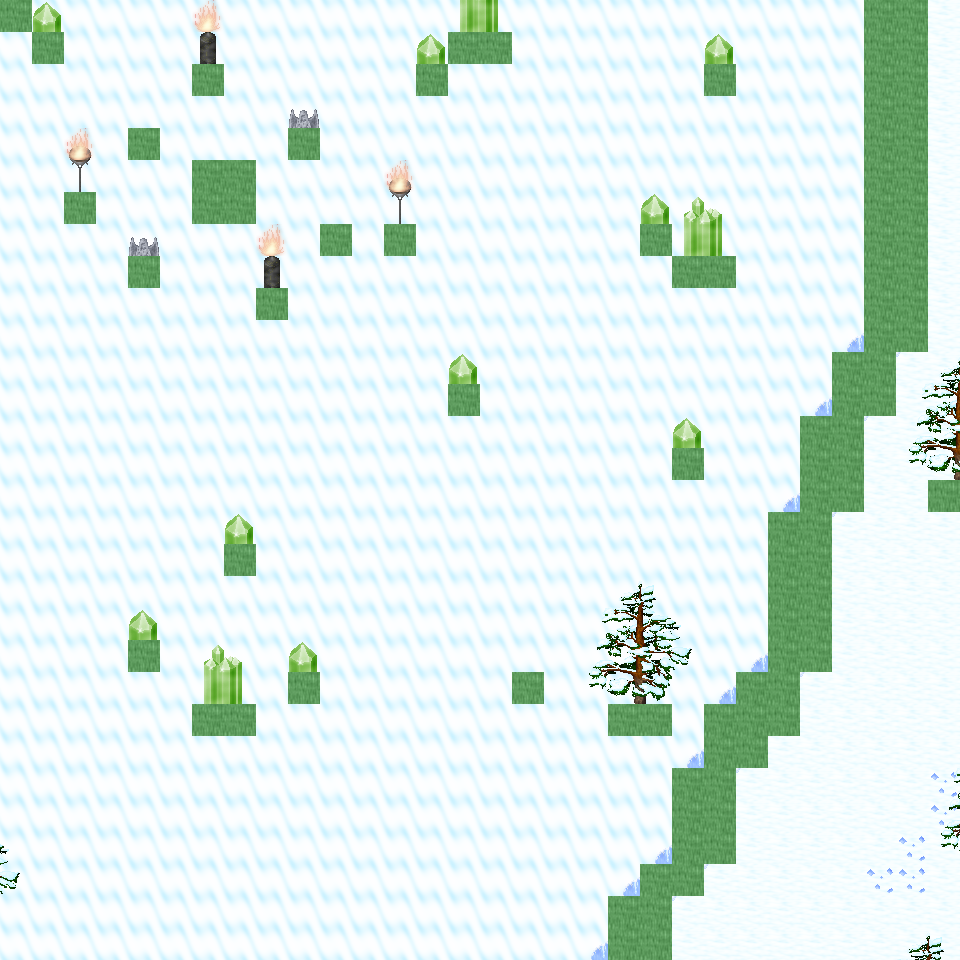

A 2D game scene composited from a Tiled map and its tileset images. What follows is a short description and the map's XML, with each tile layer's data collapsed to a summary:
An orthogonal 30x30 tile map with 32x32 px tiles, 6 tile layers (Ground, Object, Object2, Above, ...), 47 tilesets and 5 objects (5x mapExit).

<map version="1.0" orientation="orthogonal" renderorder="right-down" width="30" height="30" tilewidth="32" tileheight="32" nextobjectid="6">
  <tileset firstgid="1" name="tileset_ground_ground" tilewidth="32" tileheight="32" tilecount="33" columns="3">
    <image source="../drawable/tileset_ground_ground.png" width="96" height="352" />
  </tileset>
  <tileset firstgid="34" name="tileset_ground_ice_ice" tilewidth="32" tileheight="32" tilecount="3" columns="3">
    <image source="../drawable/tileset_ground_ice_ice.png" width="96" height="32" />
  </tileset>
  <tileset firstgid="37" name="tileset_ground_earth_edges" tilewidth="32" tileheight="32" tilecount="18" columns="6">
    <image source="../drawable/tileset_ground_earth_edges.png" width="192" height="96" />
  </tileset>
  <tileset firstgid="55" name="tileset_ground_rock_pebbles" tilewidth="32" tileheight="32" tilecount="3" columns="1">
    <image source="../drawable/tileset_ground_rock_pebbles.png" width="32" height="96" />
  </tileset>
  <tileset firstgid="58" name="tileset_item_corpse_huge_animal" tilewidth="32" tileheight="32" tilecount="16" columns="2">
    <image source="../drawable/tileset_item_corpse_huge_animal.png" width="64" height="256" />
  </tileset>
  <tileset firstgid="74" name="tileset_plant_flower_daisy_white" tilewidth="32" tileheight="32" tilecount="8" columns="2">
    <image source="../drawable/tileset_plant_flower_daisy_white.png" width="64" height="128" />
  </tileset>
  <tileset firstgid="82" name="tileset_ground_ridge_earth_dark" tilewidth="32" tileheight="32" tilecount="96" columns="12">
    <image source="../drawable/tileset_ground_ridge_earth_dark.png" width="384" height="256" />
  </tileset>
  <tileset firstgid="178" name="tileset_ground_grass_edges" tilewidth="32" tileheight="32" tilecount="36" columns="12">
    <image source="../drawable/tileset_ground_grass_edges.png" width="384" height="96" />
  </tileset>
  <tileset firstgid="214" name="tileset_ground_ridge_ice_2" tilewidth="32" tileheight="32" tilecount="42" columns="7">
    <image source="../drawable/tileset_ground_ridge_ice_2.png" width="224" height="192" />
  </tileset>
  <tileset firstgid="256" name="tileset_ground_ice_glacier" tilewidth="32" tileheight="32" tilecount="1" columns="1">
    <image source="../drawable/tileset_ground_ice_glacier.png" width="32" height="32" />
  </tileset>
  <tileset firstgid="257" name="tileset_ground_ice_edges" tilewidth="32" tileheight="32" tilecount="9" columns="3">
    <image source="../drawable/tileset_ground_ice_edges.png" width="96" height="96" />
  </tileset>
  <tileset firstgid="266" name="tileset_plant_bush_large_brown" tilewidth="32" tileheight="32" tilecount="9" columns="3">
    <image source="../drawable/tileset_plant_bush_large_brown.png" width="96" height="96" />
  </tileset>
  <tileset firstgid="275" name="tileset_ground_ridge_ice" tilewidth="32" tileheight="32" tilecount="42" columns="7">
    <image source="../drawable/tileset_ground_ridge_ice.png" width="224" height="192" />
  </tileset>
  <tileset firstgid="317" name="tileset_plant_bush_various_small" tilewidth="32" tileheight="32" tilecount="9" columns="3">
    <image source="../drawable/tileset_plant_bush_various_small.png" width="96" height="96" />
  </tileset>
  <tileset firstgid="326" name="tileset_ground_rock_rocks_2" tilewidth="32" tileheight="32" tilecount="4" columns="2">
    <image source="../drawable/tileset_ground_rock_rocks_2.png" width="64" height="64" />
  </tileset>
  <tileset firstgid="330" name="tileset_building_decoration_blue_circle" tilewidth="32" tileheight="32" tilecount="4" columns="2">
    <image source="../drawable/tileset_building_decoration_blue_circle.png" width="64" height="64" />
  </tileset>
  <tileset firstgid="334" name="tileset_item_statue_cross" tilewidth="32" tileheight="32" tilecount="1" columns="1">
    <image source="../drawable/tileset_item_statue_cross.png" width="32" height="32" />
  </tileset>
  <tileset firstgid="335" name="tileset_ground_rock_green_crystal" tilewidth="32" tileheight="32" tilecount="9" columns="3">
    <image source="../drawable/tileset_ground_rock_green_crystal.png" width="96" height="96" />
  </tileset>
  <tileset firstgid="344" name="tileset_furniture_light_iron_lamp" tilewidth="32" tileheight="32" tilecount="3" columns="1">
    <image source="../drawable/tileset_furniture_light_iron_lamp.png" width="32" height="96" />
  </tileset>
  <tileset firstgid="347" name="tileset_item_statue_metal_and_stone" tilewidth="32" tileheight="32" tilecount="6" columns="3">
    <image source="../drawable/tileset_item_statue_metal_and_stone.png" width="96" height="64" />
  </tileset>
  <tileset firstgid="353" name="tileset_ground_ladder_horizontal_pale" tilewidth="32" tileheight="32" tilecount="3" columns="1">
    <image source="../drawable/tileset_ground_ladder_horizontal_pale.png" width="32" height="96" />
  </tileset>
  <tileset firstgid="356" name="tileset_plant_bush_bushes" tilewidth="32" tileheight="32" tilecount="10" columns="5">
    <image source="../drawable/tileset_plant_bush_bushes.png" width="160" height="64" />
  </tileset>
  <tileset firstgid="366" name="tileset_item_blood_floor_stain" tilewidth="32" tileheight="32" tilecount="1" columns="1">
    <image source="../drawable/tileset_item_blood_floor_stain.png" width="32" height="32" />
  </tileset>
  <tileset firstgid="367" name="tileset_item_corpse_skull_dark" tilewidth="32" tileheight="32" tilecount="2" columns="2">
    <image source="../drawable/tileset_item_corpse_skull_dark.png" width="64" height="32" />
  </tileset>
  <tileset firstgid="369" name="tileset_furniture_light_flames" tilewidth="32" tileheight="32" tilecount="6" columns="6">
    <image source="../drawable/tileset_furniture_light_flames.png" width="192" height="32" />
  </tileset>
  <tileset firstgid="375" name="tileset_logic_creature_human" tilewidth="32" tileheight="32" tilecount="5" columns="5">
    <image source="../drawable/tileset_logic_creature_human.png" width="160" height="32" />
  </tileset>
  <tileset firstgid="380" name="tileset_logic_creature_elemental" tilewidth="32" tileheight="32" tilecount="16" columns="8">
    <image source="../drawable/tileset_logic_creature_elemental.png" width="256" height="64" />
  </tileset>
  <tileset firstgid="396" name="tileset_logic_collision" tilewidth="32" tileheight="32" tilecount="1" columns="1">
    <image source="../drawable/tileset_logic_collision.png" width="32" height="32" />
  </tileset>
  <tileset firstgid="397" name="tileset_logic_creature_giant_human" tilewidth="32" tileheight="32" tilecount="16" columns="8">
    <image source="../drawable/tileset_logic_creature_giant_human.png" width="256" height="64" />
  </tileset>
  <tileset firstgid="413" name="tileset_plant_tree_taller_trees" tilewidth="32" tileheight="32" tilecount="32" columns="8">
    <image source="../drawable/tileset_plant_tree_taller_trees.png" width="256" height="128" />
  </tileset>
  <tileset firstgid="445" name="tileset_plant_tree_spruce" tilewidth="32" tileheight="32" tilecount="6" columns="2">
    <image source="../drawable/tileset_plant_tree_spruce.png" width="64" height="96" />
  </tileset>
  <tileset firstgid="451" name="tileset_plant_bush_bush_mult_colored" tilewidth="32" tileheight="32" tilecount="6" columns="3">
    <image source="../drawable/tileset_plant_bush_bush_mult_colored.png" width="96" height="64" />
  </tileset>
  <tileset firstgid="457" name="tileset_ground_ice_icehole" tilewidth="32" tileheight="32" tilecount="1" columns="1">
    <image source="../drawable/tileset_ground_ice_icehole.png" width="32" height="32" />
  </tileset>
  <tileset firstgid="458" name="tileset_logic_portal" tilewidth="32" tileheight="32" tilecount="24" columns="8">
    <image source="../drawable/tileset_logic_portal.png" width="256" height="96" />
  </tileset>
  <tileset firstgid="482" name="tileset_building_wall_int_clay" tilewidth="32" tileheight="32" tilecount="100" columns="10">
    <image source="../drawable/tileset_building_wall_int_clay.png" width="320" height="320" />
  </tileset>
  <tileset firstgid="582" name="tileset_plant_tree_pine_tree" tilewidth="32" tileheight="32" tilecount="20" columns="4">
    <image source="../drawable/tileset_plant_tree_pine_tree.png" width="128" height="160" />
  </tileset>
  <tileset firstgid="602" name="tileset_plant_tree_pine_tree_1" tilewidth="32" tileheight="32" tilecount="20" columns="4">
    <image source="../drawable/tileset_plant_tree_pine_tree_1.png" width="128" height="160" />
  </tileset>
  <tileset firstgid="622" name="tileset_plant_stump_hollow_logs" tilewidth="32" tileheight="32" tilecount="6" columns="3">
    <image source="../drawable/tileset_plant_stump_hollow_logs.png" width="96" height="64" />
  </tileset>
  <tileset firstgid="628" name="tileset_plant_stump_small_stump" tilewidth="32" tileheight="32" tilecount="4" columns="2">
    <image source="../drawable/tileset_plant_stump_small_stump.png" width="64" height="64" />
  </tileset>
  <tileset firstgid="632" name="tileset_plant_stump_stump_snow1" tilewidth="32" tileheight="32" tilecount="2" columns="2">
    <image source="../drawable/tileset_plant_stump_stump_snow1.png" width="64" height="32" />
  </tileset>
  <tileset firstgid="634" name="tileset_plant_stump_stump_snow" tilewidth="32" tileheight="32" tilecount="2" columns="2">
    <image source="../drawable/tileset_plant_stump_stump_snow.png" width="64" height="32" />
  </tileset>
  <tileset firstgid="636" name="tileset_building_decoration_rocks" tilewidth="32" tileheight="32" tilecount="6" columns="3">
    <image source="../drawable/tileset_building_decoration_rocks.png" width="96" height="64" />
  </tileset>
  <tileset firstgid="642" name="tileset_ground_rock_rocks" tilewidth="32" tileheight="32" tilecount="4" columns="2">
    <image source="../drawable/tileset_ground_rock_rocks.png" width="64" height="64" />
  </tileset>
  <tileset firstgid="646" name="tileset_plant_tree_snow_on_pine" tilewidth="32" tileheight="32" tilecount="20" columns="4">
    <image source="../drawable/tileset_plant_tree_snow_on_pine.png" width="128" height="160" />
  </tileset>
  <tileset firstgid="666" name="tileset_light_dim_light_5x5" tilewidth="32" tileheight="32" tilecount="25" columns="5">
    <image source="../drawable/tileset_light_dim_light_5x5.png" width="160" height="160" />
  </tileset>
  <tileset firstgid="691" name="tileset_logic_creature_fowl" tilewidth="32" tileheight="32" tilecount="6" columns="6">
    <image source="../drawable/tileset_logic_creature_fowl.png" width="192" height="32" />
  </tileset>
  <tileset firstgid="697" name="tileset_logic_creature_animal" tilewidth="32" tileheight="32" tilecount="32" columns="8">
    <image source="../drawable/tileset_logic_creature_animal.png" width="256" height="128" />
  </tileset>
  <layer name="Ground" width="30" height="30">
    <data>[900 cells, 900 non-empty, 2 distinct tile ids]</data>
  </layer>
  <layer name="Object" width="30" height="30">
    <data>[900 cells, 90 non-empty, 14 distinct tile ids]</data>
  </layer>
  <layer name="Object2" width="30" height="30">
    <data>[900 cells, 24 non-empty, 7 distinct tile ids]</data>
  </layer>
  <layer name="Above" width="30" height="30">
    <data>[900 cells, 66 non-empty, 27 distinct tile ids]</data>
  </layer>
  <layer name="Above2" width="30" height="30">
    <data>[900 cells, 2 non-empty, 1 distinct tile ids]</data>
  </layer>
  <layer name="Walkable" width="30" height="30">
    <data>[900 cells, 93 non-empty, 1 distinct tile ids]</data>
  </layer>
  <objectgroup name="MapEvents">
    <object id="1" name="south" type="mapExit" x="0" y="928" width="608" height="32">
      <properties>
        <property name="map" value="level_0_x70_y26" />
        <property name="x" value="0" />
        <property name="y" value="1" />
      </properties>
    </object>
    <object id="2" name="south2" type="mapExit" x="672" y="928" width="288" height="32">
      <properties>
        <property name="map" value="level_0_x70_y26" />
        <property name="x" value="21" />
        <property name="y" value="1" />
      </properties>
    </object>
    <object id="3" name="west" type="mapExit" x="0" y="32" width="32" height="928">
      <properties>
        <property name="map" value="level_0_x69_y25" />
        <property name="x" value="28" />
        <property name="y" value="1" />
      </properties>
    </object>
    <object id="4" name="east" type="mapExit" x="928" y="0" width="32" height="480">
      <properties>
        <property name="map" value="level_0_x71_y25" />
        <property name="x" value="1" />
        <property name="y" value="0" />
      </properties>
    </object>
    <object id="5" name="east2" type="mapExit" x="928" y="512" width="32" height="448">
      <properties>
        <property name="map" value="level_0_x71_y25" />
        <property name="x" value="1" />
        <property name="y" value="16" />
      </properties>
    </object>
  </objectgroup>
</map>
